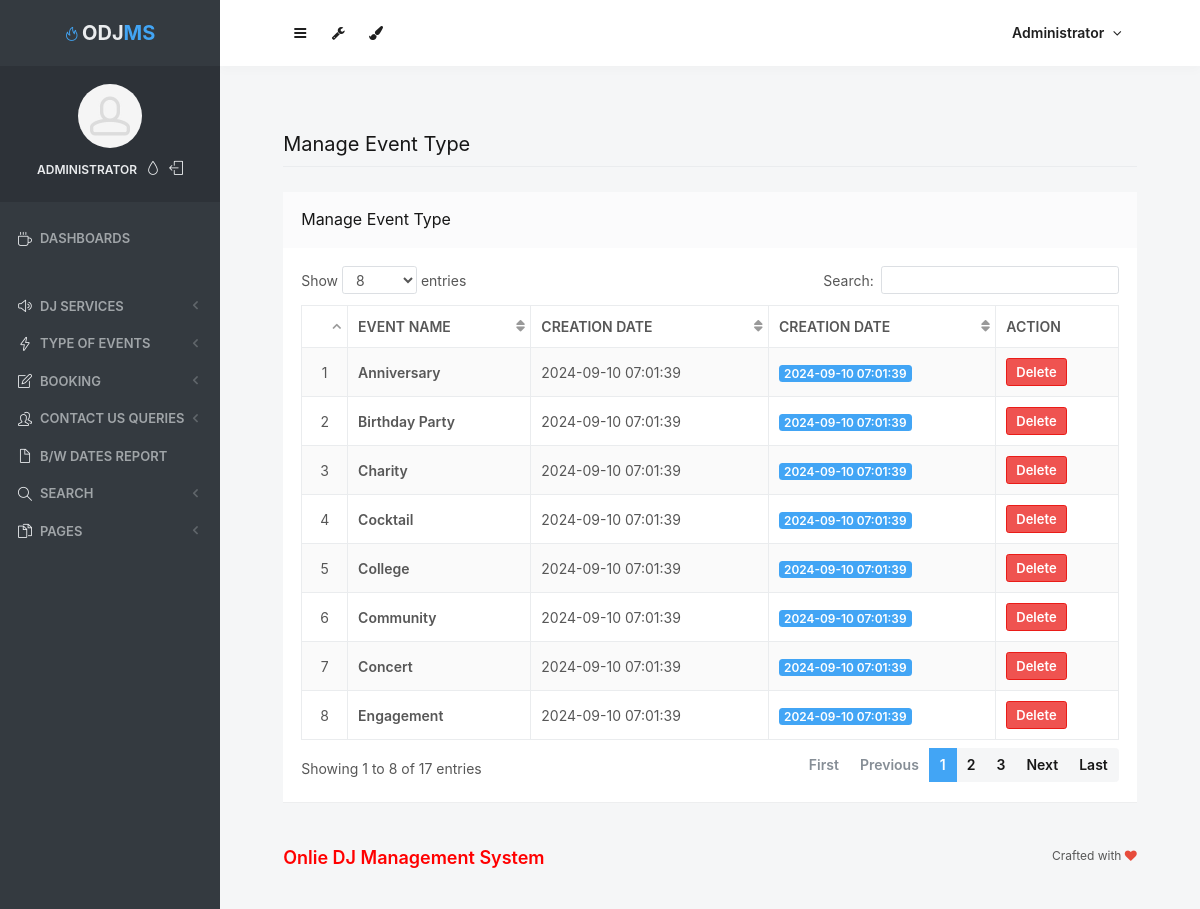
/admin/manage-event-type.php (signed in), run on the app's committed database.
### tables this page shows
CREATE TABLE `tbleventtype` (
  `ID` int(10) NOT NULL,
  `EventType` varchar(200) DEFAULT NULL,
  `CreationDate` timestamp NULL DEFAULT current_timestamp()
);

### admin/manage-event-type.php (the view, shortened to what this page needs)
<?php
include('includes/dbconnection.php');
if (strlen($_SESSION['odmsaid']==0)) {
  header('location:logout.php');
  } else{
  ?>
<!doctype html>
<html lang="en" class="no-focus">
    <head>
        <link rel="stylesheet" href="assets/js/plugins/datatables/dataTables.bootstrap4.min.css">
        <link rel="stylesheet" id="css-main" href="assets/css/codebase.min.css">
    </head>
    <body>
        <div id="page-container" class="sidebar-o sidebar-inverse side-scroll page-header-fixed main-content-narrow">
           <?php include_once('includes/sidebar.php');?>
          <?php include_once('includes/header.php');?>
            <main id="main-container">
                <div class="content">
                    <h2 class="content-heading">Manage Event Type</h2>
                    <div class="block">
                        <div class="block-header block-header-default">
                            <h3 class="block-title">Manage Event Type</h3>
                        </div>
                        <div class="block-content block-content-full">
                            <table class="table table-bordered table-striped table-vcenter js-dataTable-full-pagination">
                                <thead>
                                    <tr>
                                        <th class="text-center"></th>
                                        <th>Event Name</th>
                                        <th>Creation Date</th>
                                        <th class="d-none d-sm-table-cell">Creation Date</th>
                                        <th class="d-none d-sm-table-cell" style="width: 15%;">Action</th>
                                       </tr>
                                </thead>
                                <tbody>
                                    <?php
$sql="SELECT * from tbleventtype";
$query = $dbh -> prepare($sql);
$query->execute();
$results=$query->fetchAll(PDO::FETCH_OBJ);
$cnt=1;
if($query->rowCount() > 0)
{
foreach($results as $row)
{               ?>
                                    <tr>
                                        <td class="text-center"><?php echo htmlentities($cnt);?></td>
                                        <td class="font-w600"><?php  echo htmlentities($row->EventType);?></td>
                                        <td class="d-none d-sm-table-cell"><?php  echo htmlentities($row->CreationDate);?></td>
                                        <td class="d-none d-sm-table-cell">
                                            <span class="badge badge-primary"><?php  echo htmlentities($row->CreationDate);?></span>
                                        </td>
                                         <td class="d-none d-sm-table-cell"><a href="manage-event-type.php?delid=<?php echo ($row->ID);?>" onclick="return confirm('Do you really want to Delete ?');" class="btn btn-danger btn-sm">Delete</a></td>
                                    </tr>
                                    <?php $cnt=$cnt+1;}} ?>
                                </tbody>
                            </table>
                        </div>
                    </div>
                </div>
            </main>
           <?php include_once('includes/footer.php');?>
        </div>
    </body>
</html>
<?php }  ?>

### admin/includes/sidebar.php (shortened to what this page needs)
     <?php
include('includes/dbconnection.php');
if (strlen($_SESSION['odmsaid']==0)) {
  header('location:logout.php');
  } else{
  ?>
   <nav id="sidebar">
                <div id="sidebar-scroll">
                    <div class="sidebar-content">
                        <div class="content-header content-header-fullrow px-15">
                            <div class="content-header-section text-center align-parent sidebar-mini-hidden">
                                <div class="content-header-item">
                                    <a class="link-effect font-w700" href="dashboard.php">
                                        <i class="si si-fire text-primary"></i>
                                        <span class="font-size-xl text-dual-primary-dark">ODJ</span><span class="font-size-xl text-primary">MS</span>
                                    </a>
                                </div>
                            </div>
                        </div>
                        <div class="content-side content-side-full content-side-user px-10 align-parent">
                            <div class="sidebar-mini-hidden-b text-center">
                                <a class="img-link" href="be_pages_generic_profile.html">
                                    <img class="img-avatar" src="assets/img/avatars/avatar15.jpg" alt="">
                                </a>
                                <ul class="list-inline mt-10">
                                    <?php
$aid=$_SESSION['odmsaid'];
$sql="SELECT AdminName from  tbladmin where ID=:aid";
$query = $dbh -> prepare($sql);
$query->bindParam(':aid',$aid,PDO::PARAM_STR);
$query->execute();
$results=$query->fetchAll(PDO::FETCH_OBJ);
$cnt=1;
if($query->rowCount() > 0)
{
foreach($results as $row)
{               ?>
                                    <li class="list-inline-item">
                                        <a class="link-effect text-dual-primary-dark font-size-xs font-w600 text-uppercase" href="admin-profile.php"><?php  echo $row->AdminName;?></a>
                                    </li><?php $cnt=$cnt+1;}} ?>
                                    <li class="list-inline-item">
                                        <a class="link-effect text-dual-primary-dark" data-toggle="layout" data-action="sidebar_style_inverse_toggle" href="admin-profile.php">
                                            <i class="si si-drop"></i>
                                        </a>
                                    </li>
                                    <li class="list-inline-item">
                                        <a class="link-effect text-dual-primary-dark" href="logout.php">
                                            <i class="si si-logout"></i>
                                        </a>
                                    </li>
                                </ul>
                            </div>
                        </div>
                        <div class="content-side content-side-full">
                            <ul class="nav-main">
                                <li class="open">
                                    <a href="dashboard.php"><i class="si si-cup"></i><span class="sidebar-mini-hide">Dashboards</span></a>
                                </li>
                                <li class="nav-main-heading"><span class="sidebar-mini-visible">UI</span><span class="sidebar-mini-hidden"></span></li>
                                <li>
                                    <a class="nav-submenu" data-toggle="nav-submenu"><i class="si si-volume-2"></i><span class="sidebar-mini-hide"></span>DJ Services</a>
                                </li>
                                <li>
                                    <a class="nav-submenu" data-toggle="nav-submenu" href="#"><i class="si si-energy"></i><span class="sidebar-mini-hide">Type of Events</span></a>
                                </li>
                                <li>
                                    <a class="nav-submenu" data-toggle="nav-submenu" href="#"><i class="si si-note"></i><span class="sidebar-mini-hide">Booking</span></a>
                                </li>
                                <li>
                                    <a class="nav-submenu" data-toggle="nav-submenu" href="#"><i class="si si-users"></i><span class="sidebar-mini-hide">Contact Us Queries</span></a>
                                </li>
                                <li>
                                    <a  href="between-dates-report.php"><i class="si si-doc"></i><span class="sidebar-mini-hide">B/w Dates Report</span></a>
                                </li>
                                <li>
                                    <a class="nav-submenu" data-toggle="nav-submenu" href="#"><i class="si si-magnifier"></i><span class="sidebar-mini-hide">Search</span></a>
                                </li>
                               <li>
                                    <a class="nav-submenu" data-toggle="nav-submenu" href="#"><i class="si si-docs"></i><span class="sidebar-mini-hide">Pages</span></a>
                                </li>
                            </ul>
                        </div>
                    </div>
                </div>
            </nav>
           <?php }  ?>

### admin/includes/header.php (shortened to what this page needs)
   <?php
include('includes/dbconnection.php');
if (strlen($_SESSION['odmsaid']==0)) {
  header('location:logout.php');
  } else{
  ?>
            <header id="page-header">
                <div class="content-header">
                    <div class="content-header-section">
                        <button type="button" class="btn btn-circle btn-dual-secondary" data-toggle="layout" data-action="sidebar_toggle">
                            <i class="fa fa-navicon"></i>
                        </button>
                        <div class="btn-group" role="group">
                            <button type="button" class="btn btn-circle btn-dual-secondary" id="page-header-options-dropdown" data-toggle="dropdown" aria-haspopup="true" aria-expanded="false">
                                <i class="fa fa-wrench"></i>
                            </button>
                        </div>
                        <div class="btn-group" role="group">
                            <button type="button" class="btn btn-circle btn-dual-secondary" id="page-header-themes-dropdown" data-toggle="dropdown" aria-haspopup="true" aria-expanded="false">
                                <i class="fa fa-paint-brush"></i>
                            </button>
                        </div>
                    </div>
                    <div class="content-header-section">
                        <div class="btn-group" role="group">
                            <?php
$aid=$_SESSION['odmsaid'];
$sql="SELECT AdminName from  tbladmin where ID=:aid";
$query = $dbh -> prepare($sql);
$query->bindParam(':aid',$aid,PDO::PARAM_STR);
$query->execute();
$results=$query->fetchAll(PDO::FETCH_OBJ);
$cnt=1;
if($query->rowCount() > 0)
{
foreach($results as $row)
{               ?>
                            <button type="button" class="btn btn-rounded btn-dual-secondary" id="page-header-user-dropdown" data-toggle="dropdown" aria-haspopup="true" aria-expanded="false">
                                <?php  echo $row->AdminName;?><i class="fa fa-angle-down ml-5"></i>
                            </button>
                            <?php $cnt=$cnt+1;}} ?>
                        </div>
                    </div>
                </div>
            </header>
            <?php }  ?>

### data on the page
tbleventtype: EventType "Anniversary", CreationDate "2024-09-10 07:01:39"
tbleventtype: EventType "Birthday Party", CreationDate "2024-09-10 07:01:39"
tbleventtype: EventType "Charity", CreationDate "2024-09-10 07:01:39"
tbleventtype: EventType "Cocktail", CreationDate "2024-09-10 07:01:39"
tbleventtype: EventType "College", CreationDate "2024-09-10 07:01:39"
tbleventtype: EventType "Community", CreationDate "2024-09-10 07:01:39"
tbleventtype: EventType "Concert", CreationDate "2024-09-10 07:01:39"
tbleventtype: EventType "Engagement", CreationDate "2024-09-10 07:01:39"

### other printed values
$row->AdminName "ADMINISTRATOR"
$row->AdminName "Administrator"
